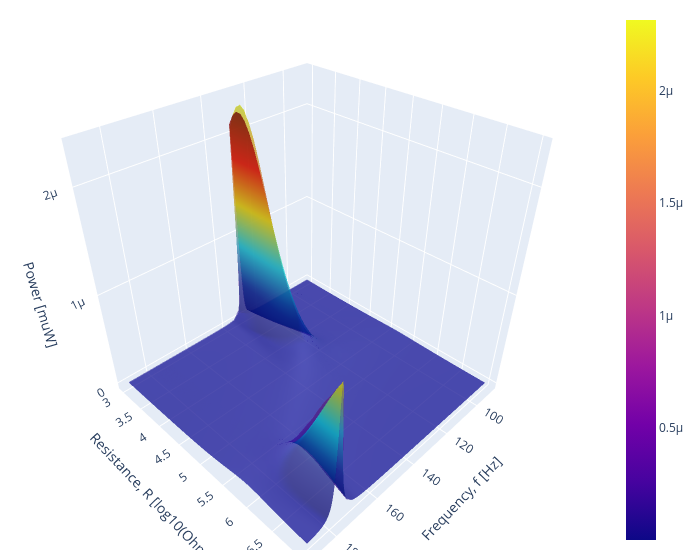

Notebook code for this chart:
### Code cell
fig = go.Figure(data=[
    go.Surface(x=f1_grid, y=jnp.log10(r1_grid), z=power1_exp, opacity=0.5),
    go.Surface(x=f1_grid, y=jnp.log10(r1_grid), z=power_th, opacity = .5, showscale=False, colorscale="jet"),

])

def update(fig):
    fig.update_layout(scene = dict(
                      xaxis=dict(
                          title=dict(
                              text='Frequency, f [Hz]'
                          )
                      ),
                      yaxis=dict(
                          title=dict(
                              text='Resistance, R [log10(Ohm)]'
                          )
                      ),
                      zaxis=dict(
                          title=dict(
                              text='Power [muW]'
                          )
                      ),
                    ),
                    width=700,
                    margin=dict(r=20, b=10, l=10, t=10))
update(fig)
fig.show()

### Figure 1 — Plotly figure (JSON) as saved in the notebook; plotly's stock layout.template omitted (floating-point values rounded to 4 significant figures; data arrays with more than 128 entries replaced by an {"elided": "..."} marker saying what was removed)
{"data": [{"opacity": 0.5, "type": "surface", "x": {"elided": "45x767 float values"}, "y": {"elided": "45x767 float values"}, "z": {"elided": "45x767 float values"}}, {"colorscale": [[0, "rgb(0,0,131)"], [0.2, "rgb(0,60,170)"], [0.4, "rgb(5,255,255)"], [0.6, "rgb(255,255,0)"], [0.8, "rgb(250,0,0)"], [1, "rgb(128,0,0)"]], "opacity": 0.5, "showscale": false, "type": "surface", "x": {"elided": "45x767 float values"}, "y": {"elided": "45x767 float values"}, "z": {"elided": "45x767 float values"}}], "layout": {"margin": {"b": 10, "l": 10, "r": 20, "t": 10}, "scene": {"xaxis": {"title": {"text": "Frequency, f [Hz]"}}, "yaxis": {"title": {"text": "Resistance, R [log10(Ohm)]"}}, "zaxis": {"title": {"text": "Power [muW]"}}}, "width": 700}}
